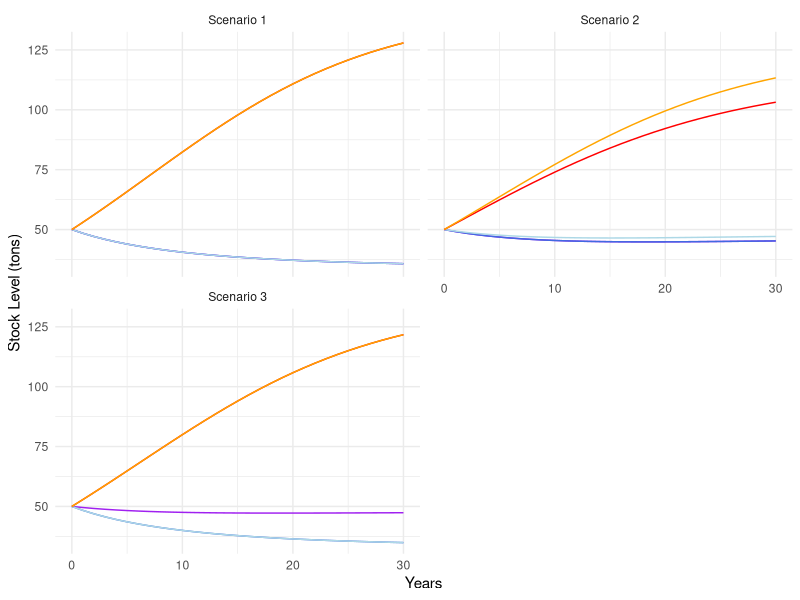
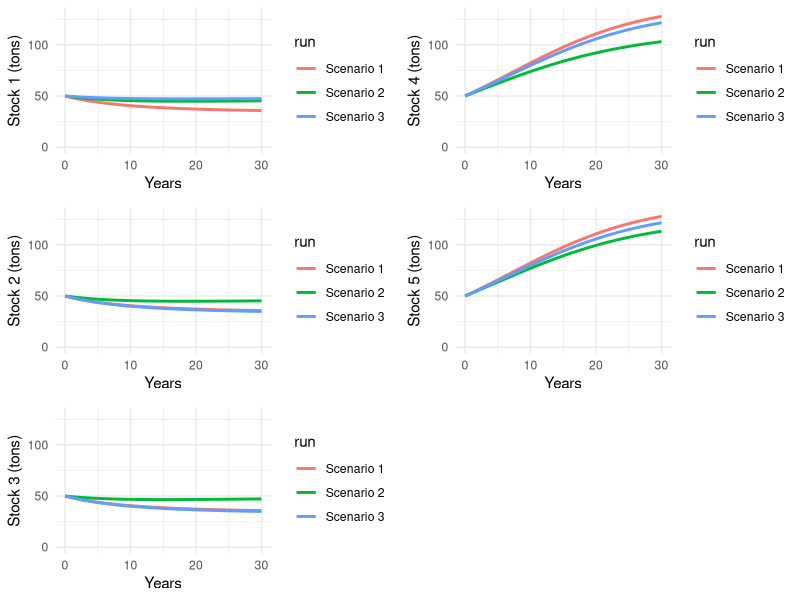
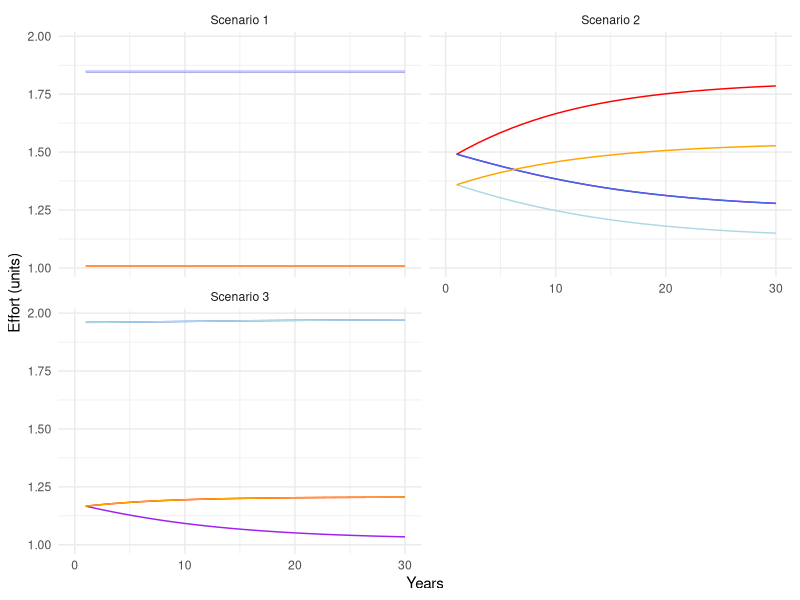
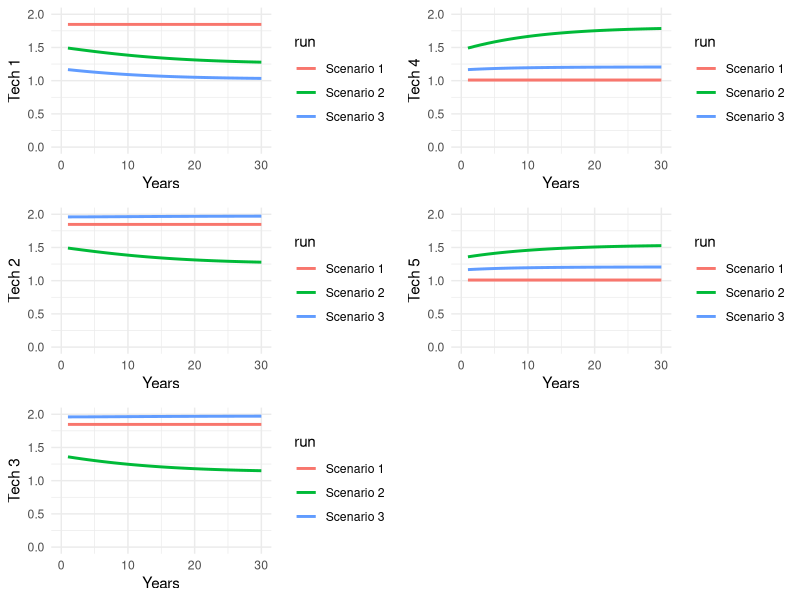
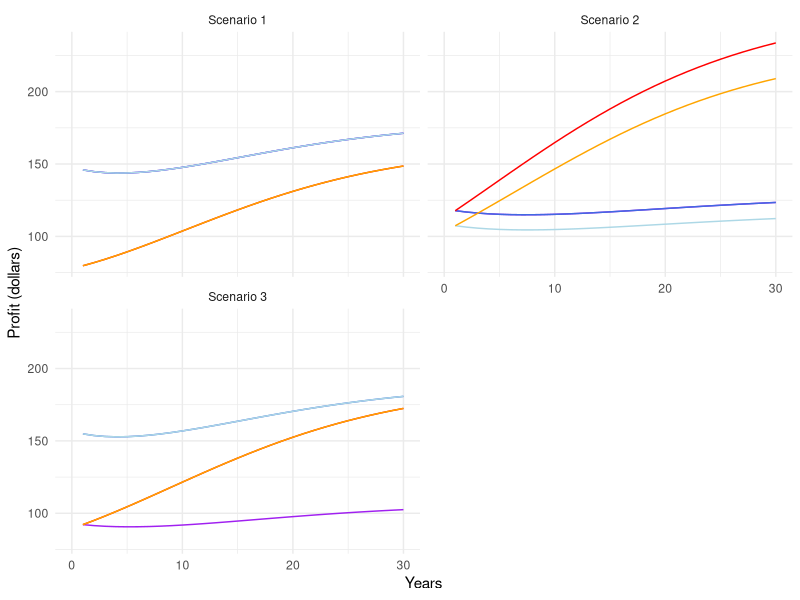
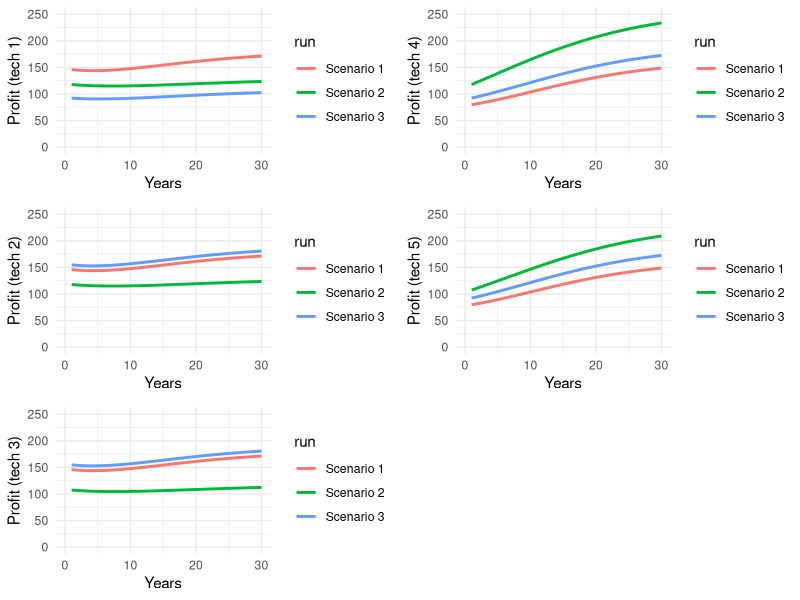
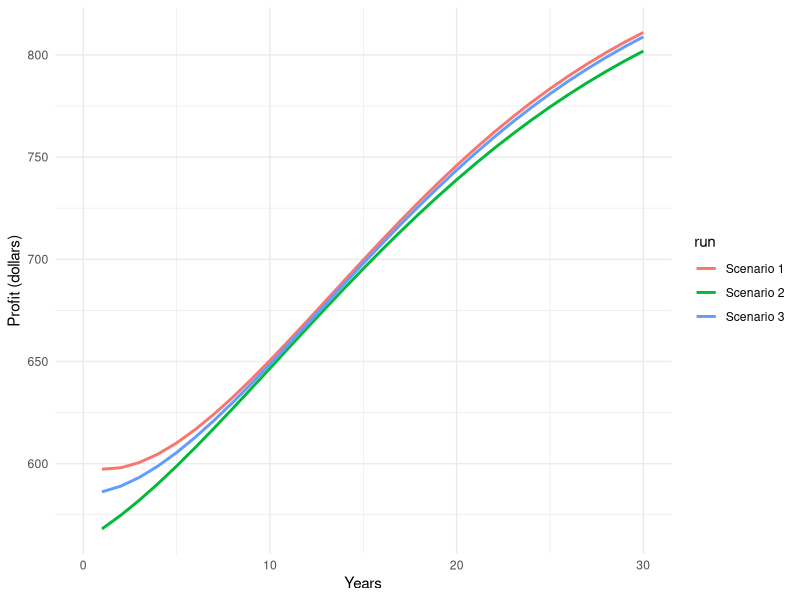
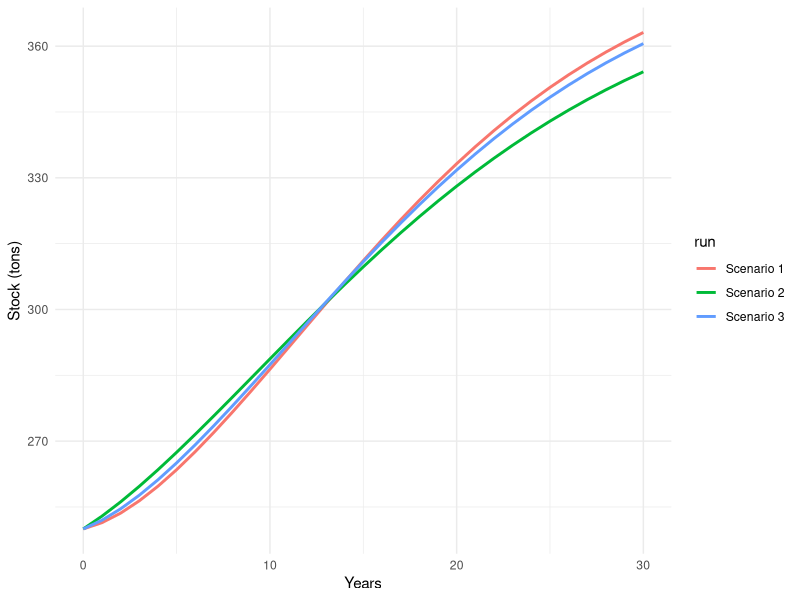

These charts were generated, in order, by the following R code:
## ---- chunk 1
knitr::opts_chunk$set(echo = TRUE, message=FALSE, warning=FALSE, echo=FALSE)

library(tidyverse)
library(here)
library(scales)
library(gridExtra)
library(grid)
library(kableExtra)
## ---- chunk 2
# Read files results

# data
species_df <- read_csv(here("working_model","k explore","model run results files","species.csv"))
# data
tech_df <- read_csv(here("working_model","k explore","model run results files","tech_cost.csv"))

# general output files
output_sc1 <- read_csv(here("working_model","k explore","model run results files","output_b_carry1.csv")) %>% 
  mutate(run = "Scenario 1",
         year = seq(0,30))
output_sc2 <- read_csv(here("working_model","k explore","model run results files","output_b_carry2.csv"))%>% 
  mutate(run = "Scenario 2",
         year = seq(0,30))
output_sc3 <- read_csv(here("working_model","k explore","model run results files","output_b_carry3.csv"))%>% 
  mutate(run = "Scenario 3",
         year = seq(0,30))

# sum of profits

npv_sc1 <- read_csv(here("working_model","k explore","model run results files","NPV_b_carry1.csv")) %>% 
  mutate(run = "Scenario 1")
npv_sc2 <- read_csv(here("working_model","k explore","model run results files","NPV_b_carry2.csv")) %>% 
  mutate(run = "Scenario 2")
npv_sc3 <- read_csv(here("working_model","k explore","model run results files","NPV_b_carry3.csv")) %>% 
  mutate(run = "Scenario 3")

#Group them
all_outputs <- rbind(output_sc1, output_sc2, output_sc3) %>% 
  mutate(tot_profits = profit_per_t.t_1+profit_per_t.t_2+profit_per_t.t_3+profit_per_t.t_4+profit_per_t.t_5,
         tot_stock=stock.s_1+stock.s_2+stock.s_3+stock.s_4+stock.s_5)

NPVs <- rbind(npv_sc1, npv_sc2, npv_sc3) %>% 
  rename(total_profit=x)

## ---- chunk 3

# Make tables
species_table <- kable(species_df, col.names = c("Species", "r", "K", "Starting stock (X)", "price")) %>% 
  kable_classic(full_width = F)

tech_table <- kable(tech_df, col.names = c("Tech", "
                                               q1", "q2", "q3", 
                                               "q4", "q5",
                                               "cost")) %>% 
  kable_classic(full_width = F)

species_table

tech_table
## ---- chunk 4
# Graph
ggplot(data = all_outputs)+
  geom_line(aes(y=stock.s_1, x=year), color="purple")+ 
  geom_line(aes(y=stock.s_2, x=year), color="royalblue")+ 
  geom_line(aes(y=stock.s_3, x=year), color="lightblue")+ 
  geom_line(aes(y=stock.s_4, x=year), color="red")+ 
  geom_line(aes(y=stock.s_5, x=year), color="orange")+ 
  theme_minimal()+
  labs(x= "Years",
         y= "Stock Level (tons)")+
  facet_wrap(~ run, nrow=2)

## ---- chunk 5
# Graph
stocck_1gr <- ggplot(data = all_outputs, aes(y=stock.s_1, x=year, group=run, color=run))+
  geom_line(size=1)+
  theme_minimal()+
  coord_cartesian(ylim=c(0,130))+
  labs(x= "Years",
         y= "Stock 1 (tons)")

stocck_2gr <- ggplot(data = all_outputs, aes(y=stock.s_2, x=year, group=run, color=run))+
  geom_line(size=1)+
  theme_minimal()+
  coord_cartesian(ylim=c(0,130))+
  labs(x= "Years",
         y= "Stock 2 (tons)")

stocck_3gr <- ggplot(data = all_outputs, aes(y=stock.s_3, x=year, group=run, color=run))+
  geom_line(size=1)+
  theme_minimal()+
  coord_cartesian(ylim=c(0,130))+
  labs(x= "Years",
         y= "Stock 3 (tons)")

stocck_4gr <- ggplot(data = all_outputs, aes(y=stock.s_4, x=year, group=run, color=run))+
  geom_line(size=1)+
  theme_minimal()+
  coord_cartesian(ylim=c(0,130))+
  labs(x= "Years",
         y= "Stock 4 (tons)")

stocck_5gr <- ggplot(data = all_outputs, aes(y=stock.s_5, x=year, group=run, color=run))+
  geom_line(size=1)+
  coord_cartesian(ylim=c(0,130))+
  theme_minimal()+
  labs(x= "Years",
         y= "Stock 5 (tons)")

ind_stock_graph <- grid.arrange(stocck_1gr, stocck_4gr, stocck_2gr, stocck_5gr, stocck_3gr, ncol=2, nrow= 3)
## ---- chunk 6
# Graph
tot_stock_graph <- ggplot(data = all_outputs, aes(y=tot_stock, x=year, group=run, color=run))+
  geom_line(size=1)+
  theme_minimal()+
  labs(x= "Years",
         y= "Stock (tons)")
  
## ---- chunk 7
# Graph
ggplot(data = all_outputs)+
  geom_line(aes(y=effort.t_1, x=year), color="purple")+ 
  geom_line(aes(y=effort.t_2, x=year), color="royalblue")+ 
  geom_line(aes(y=effort.t_3, x=year), color="lightblue")+ 
  geom_line(aes(y=effort.t_4, x=year), color="red")+ 
  geom_line(aes(y=effort.t_5, x=year), color="orange")+ 
  theme_minimal()+
  labs(x= "Years",
         y= "Effort (units)")+
  facet_wrap(~ run, nrow=2)

## ---- chunk 8
# Graph
e_1gr <- ggplot(data = all_outputs, aes(y=effort.t_1, x=year, group=run, color=run))+
  geom_line(size=1)+
  theme_minimal()+
  coord_cartesian(ylim=c(0,2))+
  labs(x= "Years",
         y= "Tech 1")

e_2gr <- ggplot(data = all_outputs, aes(y=effort.t_2, x=year, group=run, color=run))+
  geom_line(size=1)+
  theme_minimal()+
  coord_cartesian(ylim=c(0,2))+
  labs(x= "Years",
         y= "Tech 2")

e_3gr <- ggplot(data = all_outputs, aes(y=effort.t_3, x=year, group=run, color=run))+
  geom_line(size=1)+
  theme_minimal()+
  coord_cartesian(ylim=c(0,2))+
  labs(x= "Years",
         y= "Tech 3")

e_4gr <- ggplot(data = all_outputs, aes(y=effort.t_4, x=year, group=run, color=run))+
  geom_line(size=1)+
  theme_minimal()+
  coord_cartesian(ylim=c(0,2))+
  labs(x= "Years",
         y= "Tech 4")

e_5gr <- ggplot(data = all_outputs, aes(y=effort.t_5, x=year, group=run, color=run))+
  geom_line(size=1)+
  theme_minimal()+
  coord_cartesian(ylim=c(0,2))+
  labs(x= "Years",
         y= "Tech 5")

ind_effort_graph <- grid.arrange(e_1gr, e_4gr, e_2gr, e_5gr, e_3gr, ncol=2, nrow= 3)
## ---- chunk 9
# Graph
ggplot(data = all_outputs)+
  geom_line(aes(y=profit_per_t.t_1, x=year), color="purple")+ 
  geom_line(aes(y=profit_per_t.t_2, x=year), color="royalblue")+ 
  geom_line(aes(y=profit_per_t.t_3, x=year), color="lightblue")+ 
  geom_line(aes(y=profit_per_t.t_4, x=year), color="red")+ 
  geom_line(aes(y=profit_per_t.t_5, x=year), color="orange")+ 
  theme_minimal()+
  labs(x= "Years",
         y= "Profit (dollars)")+
  facet_wrap(~ run, nrow=2)

## ---- chunk 10
# Graph
p_1gr <- ggplot(data = all_outputs, aes(y=profit_per_t.t_1, x=year, group=run, color=run))+
  geom_line(size=1)+
  theme_minimal()+
  coord_cartesian(ylim=c(0,250))+
  labs(x= "Years",
         y= "Profit (tech 1)")

p_2gr <- ggplot(data = all_outputs, aes(y=profit_per_t.t_2, x=year, group=run, color=run))+
  geom_line(size=1)+
  theme_minimal()+
  coord_cartesian(ylim=c(0,250))+
  labs(x= "Years",
         y= "Profit (tech 2)")

p_3gr <- ggplot(data = all_outputs, aes(y=profit_per_t.t_3, x=year, group=run, color=run))+
  geom_line(size=1)+
  theme_minimal()+
  coord_cartesian(ylim=c(0,250))+
  labs(x= "Years",
         y= "Profit (tech 3)")

p_4gr <- ggplot(data = all_outputs, aes(y=profit_per_t.t_4, x=year, group=run, color=run))+
  geom_line(size=1)+
  theme_minimal()+
  coord_cartesian(ylim=c(0,250))+
  labs(x= "Years",
         y= "Profit (tech 4)")

p_5gr <- ggplot(data = all_outputs, aes(y=profit_per_t.t_5, x=year, group=run, color=run))+
  geom_line(size=1)+
  theme_minimal()+
  coord_cartesian(ylim=c(0,250))+
  labs(x= "Years",
         y= "Profit (tech 5)")

ind_profit_graph <- grid.arrange(p_1gr, p_4gr, p_2gr, p_5gr, p_3gr, ncol=2, nrow= 3)
## ---- chunk 11
# Graph
tot_profits_graph <- ggplot(data = all_outputs, aes(y=tot_profits, x=year, group=run, color=run))+
  geom_line(size=1)+
  theme_minimal()+
  labs(x= "Years",
         y= "Profit (dollars)")

tot_profits_graph 

## ---- chunk 12
ggsave("k_tot_stock.png", plot=tot_stock_graph)
ggsave("k_tot_profit.png", plot=tot_profits_graph)
ggsave("k_ind_profit_graph.png", plot=ind_profit_graph)
ggsave("k_ind_effort_graph.png", plot=ind_effort_graph)
ggsave("k_ind_stock_graph.png", plot=ind_stock_graph)
